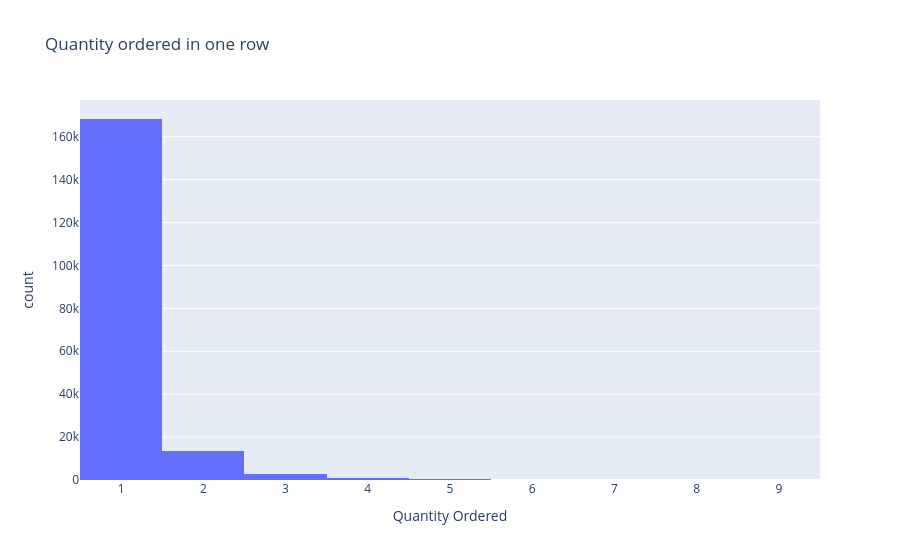

Notebook cell for this chart:
### Markdown cell above
**2. Quantity.** How many pieces do people order?

### Code cell
px.histogram(df, x="Quantity Ordered", title="Quantity ordered in one row")

### Figure 1 — Plotly figure (JSON) as saved in the notebook; plotly's stock layout.template omitted (floating-point values rounded to 4 significant figures; data arrays with more than 128 entries replaced by an {"elided": "..."} marker saying what was removed)
{"data": [{"bingroup": "x", "hovertemplate": "Quantity Ordered=%{x}<br>count=%{y}<extra></extra>", "legendgroup": "", "marker": {"color": "#636efa", "pattern": {"shape": ""}}, "name": "", "orientation": "v", "showlegend": false, "type": "histogram", "x": {"elided": "185652 int values"}, "xaxis": "x", "yaxis": "y"}], "layout": {"barmode": "relative", "legend": {"tracegroupgap": 0}, "title": {"text": "Quantity ordered in one row"}, "xaxis": {"anchor": "y", "domain": [0, 1], "title": {"text": "Quantity Ordered"}}, "yaxis": {"anchor": "x", "domain": [0, 1], "title": {"text": "count"}}}}
